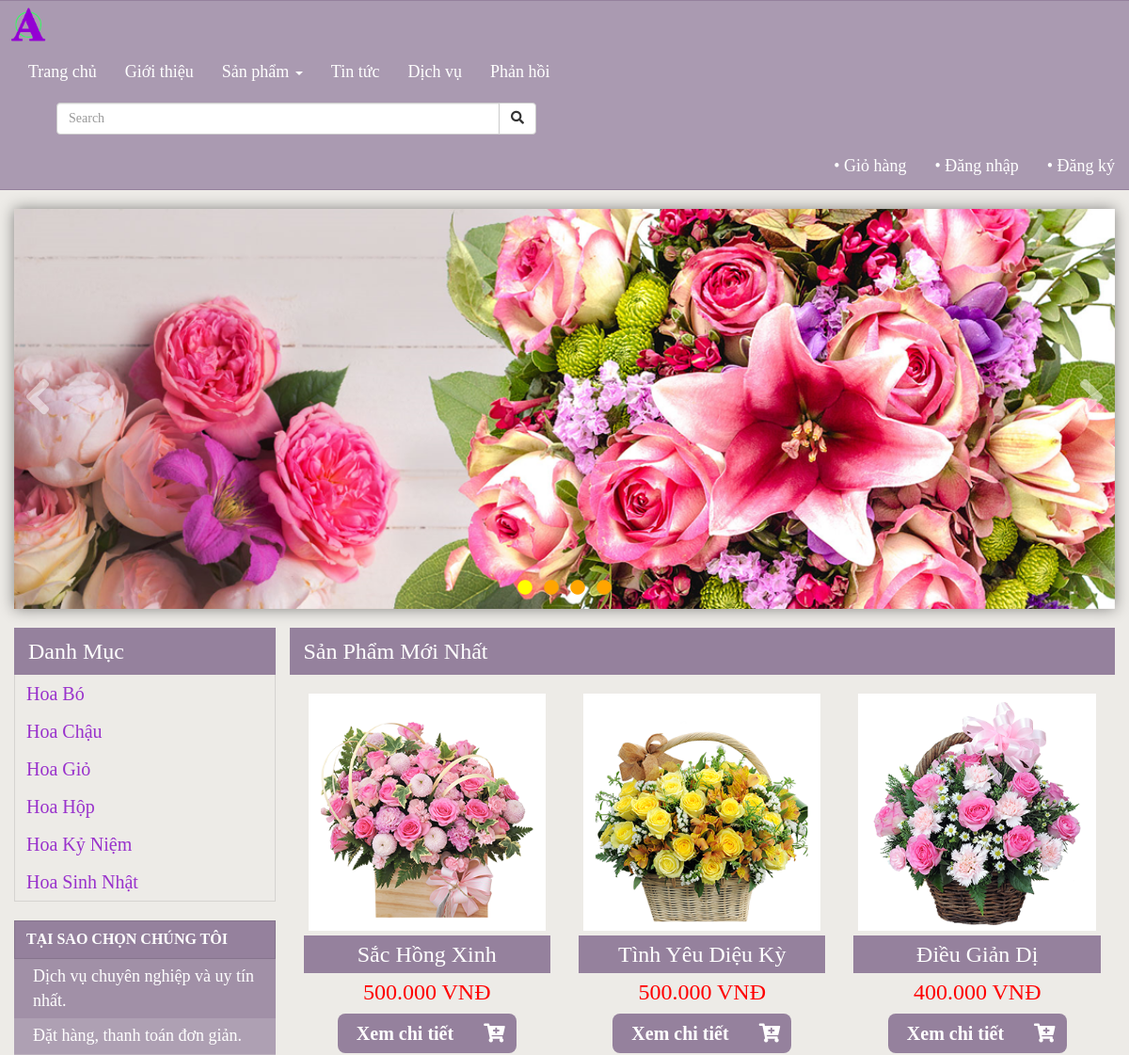
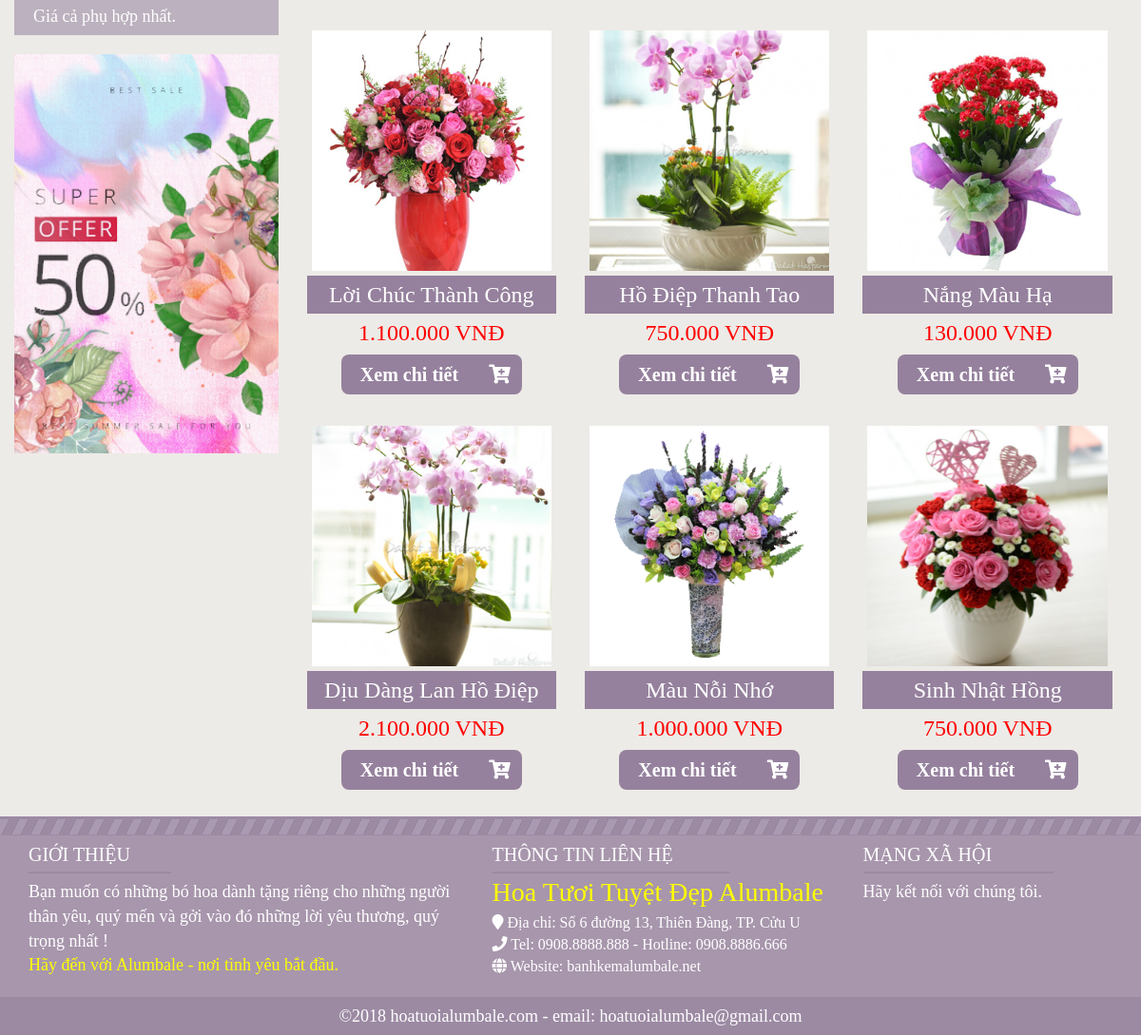
The page / on the database its author committed (2 pictures, top to bottom).
### tables this page shows
CREATE TABLE `loaisanpham` (
  `idCL` int(20) NOT NULL,
  `tenCL` varchar(255) NOT NULL,
  `thutuCL` int(20) NOT NULL
);

CREATE TABLE `sanpham` (
  `idSP` int(20) NOT NULL,
  `idCL` int(20) NOT NULL,
  `maSP` varchar(255) NOT NULL,
  `tenSP` varchar(255) NOT NULL,
  `tenSP_kd` varchar(255) NOT NULL,
  `giaSP` int(20) NOT NULL,
  `motaSP` text NOT NULL,
  `hinhanhSP` varchar(255) NOT NULL
);

### modules/content/tatcasp.php (the view)
<?php
    echo '<div class="title-2">';
    echo    '<h2>Sản Phẩm Mới Nhất</h2>';
    echo '</div>';
    echo '<div class="row">';
    $sql = "select * from sanpham order by idSP desc";
    $run = mysqli_query($conn,$sql);
    $i = 0;
    while($dong = mysqli_fetch_array($run,MYSQLI_ASSOC))
    {
        if($i<9)
        {
            echo "
                    <div class='col-xs-12 col-sm-6 col-md-4'>
                        <div class='box'>
                            <div class='box-img'>
                                <a href='index.php?act=chitietsanpham&item=$dong[idSP]'><img src='admin/uploads/$dong[hinhanhSP]' alt=''></a>
                            </div>
                            <div class='box-content'>
                                <div style='width:100%;height:40px;background:#95819d;line-height:40px;text-align:center'>
                                    <h3>$dong[tenSP]</h3>
                                </div>
                                <div style='width:100%;height:40px;line-height:40px;text-align:center'>
                                    <p>".number_format($dong['giaSP'],0,',','.')." VNĐ</p>
                                </div>
                                <div style='width:100%;padding:10px 0 20px 0'>
                                    <div style='display:block;text-align:center'>
                                        <a href='index.php?act=chitietsanpham&item=$dong[idSP]' class='see-details-btn'>Xem chi tiết</a><a href='index.php?act=addcart&item=$dong[idSP]' class='add-cart-btn'><i class='fa fa-cart-plus'></i></a>
                                    </div>
                                </div>
                            </div>
                        </div>
                    </div>
                ";
        }
        $i++;
    }
    echo " </div>";
?>

### index.php (shortened to what this page needs)
<?php
    include('core/config.php');
?>
<!DOCTYPE html>
<html lang="vi-en">
<head>
    <link rel="stylesheet" href="library/fontawesome/fontawesome-free-5.0.9/web-fonts-with-css/css/fontawesome-all.min.css">
    <link rel="stylesheet" href="library/css/bootstrap.css">
    <link rel="stylesheet" href="library/css/style.css" type="text/css">
</head>
<body>
    <div class="container-fluid">
        <?php
            include('modules/header.php');
            include('modules/slideShow.php');
            include('modules/body.php');
            include('modules/footer.php');
        ?>
    </div>
</body>
</html>

### modules/header.php (shortened to what this page needs)
<nav class="navbar navbar-inverse">
    <div class="container-fluid">
        <div class="navbar-header" style="margin-right:5px;">
            <a class="navbar-brand" href="index.php" style="padding:0 5px">
                <img src="media/images/Alogo.png" alt="" style="height:50px;width:auto;margin-left:15px;">
            </a>
        </div>
        <div class="collapse navbar-collapse" id="myNavbar">
            <ul class="nav navbar-nav">
                <li><a href="index.php">Trang chủ</a></li>
                <li><a href="index.php?act=gioithieu">Giới thiệu</a></li>
                <li class="dropdown">
                    <a class="dropdown-toggle" data-toggle="dropdown" href="#">Sản phẩm <span class="caret"></span></a>
                </li>
                <li><a href="index.php?act=tintuc">Tin tức</a></li>
                <li><a href="index.php?act=dichvu">Dịch vụ</a></li>
                <li><a href="index.php?act=phanhoi">Phản hồi</a></li>
                <li>
                    <div class="col-xs-12 col-sm-12 col-md-6" style="">
                        <ul class="nav navbar-nav navbar-right" style="margin-left:0;padding:0 15px">
                            <li>
                                <form action="" method="get" class="navbar-form search-group" role="search">
                                    <div class="input-group">
                                        <input class="form-control"  type="text" name ="search-text" placeholder="Search">
                                        <div class="input-group-btn">
                                            <button class="btn btn-default" type="submit" name="act" value="timkiem"><i class="fa fa-search"></i></button>
                                        </div>
                                    </div>
                                </form>
                            </li>
                        </ul>
                    </div>
                </li>
            </ul>
            <ul class="nav navbar-nav navbar-right">
                <li><a href="index.php?act=listcart">• Giỏ hàng</a></li>
                <?php
                    if(isset($_SESSION['user']))
                    {
                        echo "<li><a href='index.php?act=myaccount'>• Hi, ".$_SESSION['user']['name']."</a></li>";
                        echo '<li><a href="index.php?act=logout">• Đăng xuất</a></li>';
                    }
                    else
                    {
                        echo '<li><a href="index.php?act=dangnhap">• Đăng nhập</a></li>';
                        echo '<li><a href="index.php?act=dangky">• Đăng ký</a></li>';
                    }
                ?>
            </ul>
        </div>
    </div>
</nav>

### modules/slideShow.php (shortened to what this page needs)
<div id="slideShow" class="container">
    <img src="media/images/slideShow/slideShow0.png"/>
    <div><i class="fa fa-angle-left" id="prev"></i></div>
    <div><i class="fa fa-angle-right" id="next"></i></div>
    <ol class="pagination">
        <li><i class="fa fa-circle"></i></li>
        <li><i class="fa fa-circle"></i></li>
        <li><i class="fa fa-circle"></i></li>
        <li><i class="fa fa-circle"></i></li>
    </ol>
</div>

### modules/body.php (shortened to what this page needs)
<div class="container" style="margin-bottom:15px;">
    <div class="row">
        <div id="left" class="col-xs-12 col-md-3" style="padding-left:0">
            <div id="categories">
                <div class="title-1">
                    <h2>Danh Mục</h2>
                </div>
                <ul class="list-group">
                    <?php
                        $sql = "select * from loaisanpham";
                        $run = mysqli_query($conn,$sql);
                        while($rows=mysqli_fetch_array($run,MYSQLI_ASSOC))
                        {
                            echo "<li class='list-group-item'><a href='index.php?act=loaisanpham&id=$rows[idCL]'>".$rows['tenCL']."</a></li>";
                        }
                    ?>
                </ul>
            </div>
            <div style="width:100%;color:#fff;font-size:18px">
                <div style="width:100%;background:rgba(149,129,157,1);border:1px solid rgba(0,0,0,.1);padding:8px 12px;box-sizing:border-box;margin-top:15px;font-weight:bold;font-size:16px">TẠI SAO CHỌN CHÚNG TÔI</div>
                <div style="width:100%;background:rgba(149,129,157,0.85);padding:6px 20px;box-sizing:border-box">Dịch vụ chuyên nghiệp và uy tín nhất.</div>
                <div style="width:100%;background:rgba(149,129,157,0.7);padding:6px 20px;box-sizing:border-box">Đặt hàng, thanh toán đơn giản.</div>
                <div style="width:100%;background:rgba(149,129,157,0.55);padding:6px 20px;box-sizing:border-box">Giá cả phụ hợp nhất.</div>
            </div>
            <div style="margin-top:20px">
                <a href="#"><img src="media/images/advertisement.png" alt="" width="100%"></a>
            </div>
        </div>
        <div id="right" class="col-xs-12 col-md-9" style="padding:0">
            <?php
                if(isset($_GET['act']))
                {
                    $tam = $_GET['act'];
                }
                else
                    $tam = '';
                switch($tam)
                {
                    default: include('modules/content/tatcasp.php'); break;
                }
            ?>
        </div>
    </div>
</div>

### modules/footer.php (shortened to what this page needs)
<footer>
    <div class="container-fluid">
        <div id="footer-top"></div>
        <div id="footer-mid" style="background:#a796ac">
            <div class="container" style="padding:0 0 10px 0">
                <div class="row" style="padding:0;margin:0">
                    <div class="col-xs-12 col-md-5">
                        <div class="title-footer" style="width:150px">Giới thiệu</div>
                        <p style="color:white;font-size:18px;margin-top:7px">
                            Bạn muốn có những bó hoa dành tặng riêng cho những người thân yêu, quý mến và gởi vào đó những lời yêu thương, quý trọng nhất ! <br/>
                            <span class="color-yel">Hãy đến với Alumbale - nơi tình yêu bắt đầu.</span>
                        </p>
                    </div>
                    <div class="col-xs-12 col-md-4">
                        <div class="title-footer" style="width:250px"> Thông tin liên hệ</div>
                        <div>
                            <h2 style="color:white;font-size:28px;margin:5px 0 5px 0"><span class="color-yel">Hoa Tươi Tuyệt Đẹp Alumbale</span></h2>
                            <i class="fas fa-map-marker" style="color:#fff;font-size:16px"></i><span class="contact-info"> Địa chỉ: Số 6 đường 13, Thiên Đàng, TP. Cửu U</span><br/>
                            <i class="fas fa-phone" style="color:#fff;font-size:16px"></i><span class="contact-info"> Tel: 0908.8888.888 - Hotline: 0908.8886.666</span><br/>
                            <i class="fas fa-globe" style="color:#fff;font-size:16px"></i><span class="contact-info"> Website: banhkemalumbale.net</span><br/>
                        </div>
                    </div>
                    <div class="col-xs-12 col-md-3">
                        <div class="title-footer" style="width:200px">Mạng xã hội</div>
                        <p style="color:white;font-size:18px;margin-top:7px">Hãy kết nối với chúng tôi.</p>
                    </div>
                </div>
            </div>
        </div>
        <div id="footer-bottom">
            <div style="text-align:center;background:#9c8aa3;">
                <p style="color:white;font-size:18px;line-height:40px;margin:0">&copy;2018 hoatuoialumbale.com - email: hoatuoialumbale@gmail.com</p>
            </div>
        </div>
    </div>
</footer>

### library/css/style.css (style rules this page uses)
body { color: #212121; font-size: 16px; font-family: 'Times New Roman', Times, serif; background: #edebe7; }
.container-fluid { padding: 0; }
.container { padding: 0; }
.row { margin: 0; }
#slideShow { max-height: 425px; box-shadow: 0 0 15px rgba(0,0,0,0.45); margin-top: 20px; position: relative; }
#slideShow img { width: 100%; height: auto; }
#slideShow .fa-angle-left { font-size: 60px; color: #fff; opacity: 0.5; cursor: pointer; position: absolute; top: 40%; left: 10px; z-index: 2; }
#slideShow .fa-angle-right { font-size: 60px; color: #fff; opacity: 0.5; cursor: pointer; position: absolute; top: 40%; right: 10px; z-index: 2; }
#slideShow ol { list-style: none; position: absolute; bottom: -10px; left: 50%; transform: translate(-50%,0%); }
#slideShow ol li { display: inline; margin: 0 4px; color: orange; cursor: pointer; }
#left { max-width: 100%; }
#right { max-width: 100%; }
#categories { width: 100%; }
#categories .title-1 { width: 100%; height: 50px; background: rgba(149,129,157,1); }
#categories h2 { color: #fff; font-size: 24px; line-height: 50px; margin-left: 15px; }
#right .title-2 { width: 100%; height: 50px; background: rgba(149,129,157,1); }
#right h2 { color: #fff; font-size: 24px; line-height: 50px; margin-left: 15px; }
#categories .list-group { width: 100%; list-style: none; border-right: 1px solid rgba(0,0,0,.1); border-bottom: 1px solid rgba(0,0,0,.1); border-left: 1px solid rgba(0,0,0,.1); box-sizing: border-box; }
#categories .list-group .list-group-item { width: 100%; height: 40px; line-height: 40px; background: none; border: none; padding: 0; margin: 0; }
#categories .list-group .list-group-item a { display: block; text-decoration: none; color: darkorchid; font-size: 20px; padding: 0 12px; }
.box { max-width: 270px; margin: 0 auto; margin-top: 15px; }
.box-img { width: 100%; padding: 5px; }
.box-img img { width: 100%; height: auto; }
.box-content h3 { color: #fff; font-size: 24px; line-height: 40px; margin: 0; }
.box-content p { color: rgb(255, 0, 0); font-size: 24px; }
.box-content .see-details-btn { background: #95819d; text-decoration: none; color: white; font-size: 20px; font-weight: bold; text-align: center; padding: 10px 20px; border-radius: 8px 0 0 8px; cursor: pointer; }
.box-content .add-cart-btn { background: #95819d; color: white; font-size: 20px; text-align: center; padding: 10px 12px; border-radius: 0 8px 8px 0; outline: none; cursor: pointer; }
#footer-top { height: 20px; background: url('../../media/images/footer-divided.png') repeat-x; border-top: 3px solid #9c8aa3; border-bottom: 1px solid #9c8aa3; }
#footer-mid { background: #aa9ab1; }
#footer-bottom { height: 40px; background: #9c8aa3; }
.title-footer { height: 40px; display:block; color: #fff; font-size: 20px; text-transform: uppercase; line-height:40px; border-bottom:2px solid #9c8aa3; }
.contact-info { color: #fff; font-size: 16px; line-height: 22px; }
.color-yel { color: yellow; }
.navbar-inverse { color: #fff; background: #aa9ab1; border: 0; border-top: 1px solid #95819d; border-bottom: 1px solid #95819d; border-radius: 0; }
.navbar-inverse .navbar-nav > li > a { color: #fff; font-size: 18px; font-family: 'Times New Roman', Times, serif; }
@media only screen and (min-width:1120px) { .navbar-inverse { display: none; } }
@media only screen and (max-width:1200px) { .navbar-inverse { display: block; } }

### rows shown on the page
loaisanpham: tenCL "Hoa Bó"
loaisanpham: tenCL "Hoa Chậu"
loaisanpham: tenCL "Hoa Giỏ"
loaisanpham: tenCL "Hoa Hộp"
loaisanpham: tenCL "Hoa Kỷ Niệm"
loaisanpham: tenCL "Hoa Sinh Nhật"
sanpham: hinhanhSP (picture), tenSP "Sắc Hồng Xinh", giaSP "500.000"
sanpham: hinhanhSP (picture), tenSP "Tình Yêu Diệu Kỳ", giaSP "500.000"
sanpham: hinhanhSP (picture), tenSP "Điều Giản Dị", giaSP "400.000"
sanpham: hinhanhSP (picture), tenSP "Lời Chúc Thành Công", giaSP "1.100.000"
sanpham: hinhanhSP (picture), tenSP "Hồ Điệp Thanh Tao", giaSP "750.000"
sanpham: hinhanhSP (picture), tenSP "Nắng Màu Hạ", giaSP "130.000"
sanpham: hinhanhSP (picture), tenSP "Dịu Dàng Lan Hồ Điệp", giaSP "2.100.000"
sanpham: hinhanhSP (picture), tenSP "Màu Nỗi Nhớ", giaSP "1.000.000"
sanpham: hinhanhSP (picture), tenSP "Sinh Nhật Hồng", giaSP "750.000"
